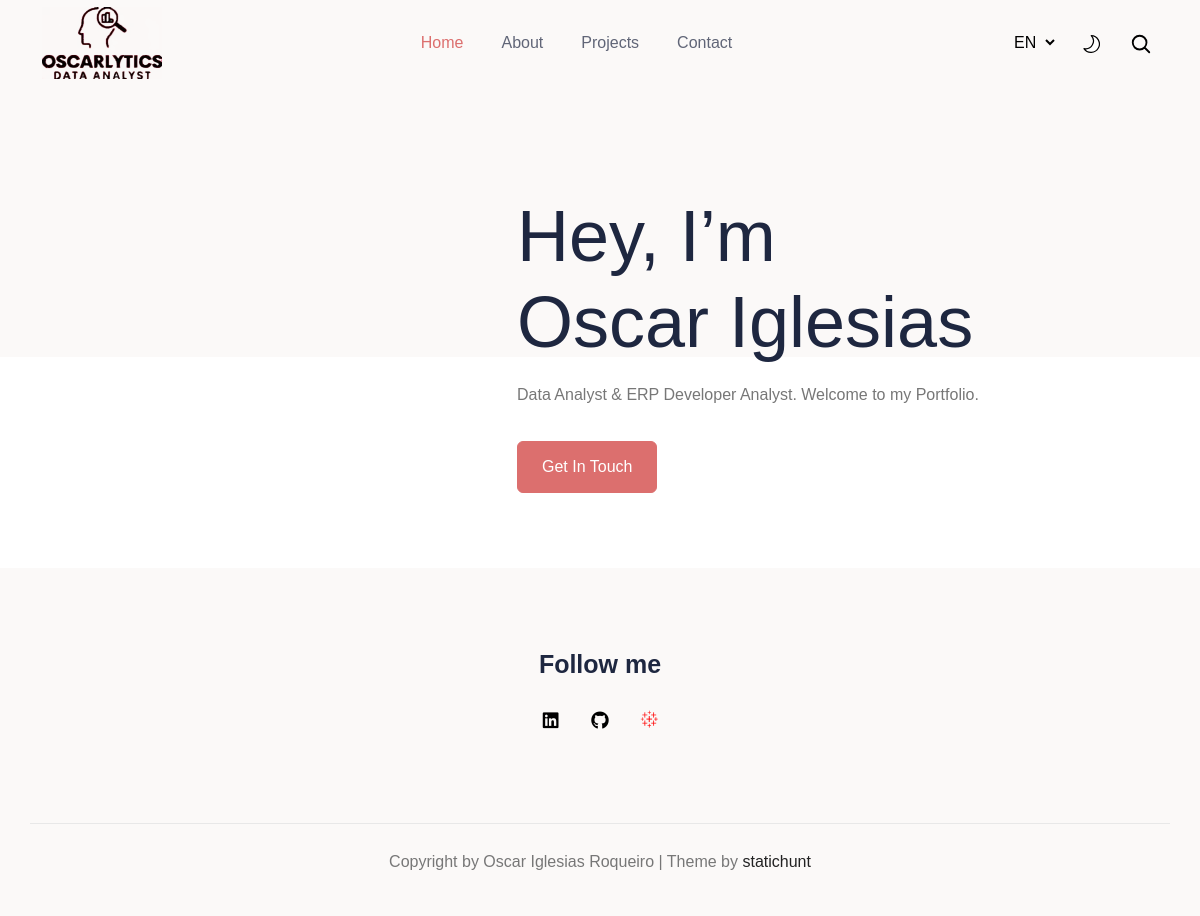
The app's page /index/ with its own data.
### portfolio/models.py (models this page shows, shortened)
class Content(db.Model):
    __tablename__ = 'portfolio_content'
    id = db.Column(db.Integer, primary_key=True)
    template = db.Column(db.String(20), index=True)
    variable = db.Column(db.String(20), index=True)
    languageid = db.Column(db.Integer, db.ForeignKey(
        'languages.id', name='fk_languageid'))
    value = db.Column(db.Text)
    def get_value(tem, lang, var) -> dict:
        if lang is None:
            return dict()
        langid = Languages.query.filter(Languages.language == lang).first().id
        cont = Content.query.filter(Content.template == str(tem or ''),
                                    Content.languageid == langid,
                                    Content.variable == var).first()
        if cont:
            d = dict()
            d['value'] = cont.value
            return d
        else:
            return {}

### portfolio/routes.py (the view)
@portfolio.route('/')
@portfolio.route('/index/')
@portfolio.route('/<lang>/index/')
def index(lang=None, proj_date=None, proj_n=1, title_slug=None):
    if lang is None:
        lang = 'en'  # Set a default language if lang is not provided
    set_lang(lang)
    set_proj(proj_n)
    set_date(proj_date)
    set_slug(title_slug)
    value = Content.get_value('', lang, 'get_touch')
    get_touch = '' if not value else str(value['value'])
    value = Content.get_value('index', lang, 'hello')
    hello = '' if not value else str(value['value'])
    value = Content.get_value('index', lang, 'name')
    name = '' if not value else str(value['value'])
    value = Content.get_value('index', lang, 'subtitle')
    subtitle = '' if not value else str(value['value'])
    return render_template('index.html', lang=lang, hello=hello, name=name,
                           subtitle=subtitle, get_touch=get_touch)

### portfolio/models.py (called while the page is built)
    def __repr__(self):
        return self.language.lower()

    def get_all():
        return Languages.query.all()

### portfolio/routes.py (called while the page is built)
@portfolio.before_request
def set_lang(lang=None):
    request.lang = request.args.get('lang', lang)

@portfolio.before_request
def set_proj(proj_n=1):
    request.proj_n = request.args.get('proj_n', proj_n)

@portfolio.before_request
def set_date(proj_date=None):
    request.proj_date = request.args.get('proj_date', proj_date)

@portfolio.before_request
def set_slug(slug=None):
    request.title_slug = request.args.get('title_slug', slug)

### portfolio/templates/index.html
{% extends 'base.html' %}
{% block content %}
    <div class="row align-items-center justify-content-center text-center text-lg-start gy-5">
      <div class="col-9 col-sm-8 col-md-6 col-lg-5 col-xxl-5">
        <div class="pe-lg-4 pe-xl-5">
          <picture>
            <source  srcset="{{ url_for('static', filename='img/ProfilePicture545x.webp') }}"  media="(max-width: 575px)">
            <source  srcset="{{ url_for('static', filename='img/ProfilePicture600x.webp') }}"  media="(max-width: 767px)">
            <source  srcset="{{ url_for('static', filename='img/ProfilePicture700x.webp') }}"  media="(max-width: 991px)">
            <source  srcset="{{ url_for('static', filename='img/ProfilePicture1110x.webp') }}" >
            <img  loading="lazy" decoding="async" src="{{ url_for('static', filename='img/ProfilePicture1110x.jpg') }}" class="rounded-4" width="964" height="1000">
          </picture>
        </div>
      </div>
      <div class="col-11 col-lg-7 col-xxl-5">
        <h1 class="display-2 mb-3">{{ hello }}<br/>{{ name }}</h1>
        <p class="mb-4 pb-2">{{ subtitle }}</p>
        <a href="{{ url_for('contact', _external=True, lang=lang) }}" class="btn btn-primary">{% block get_touch %}{{get_touch}}{% endblock %}</a>
      </div>
    </div>
{% endblock %}

### portfolio/templates/base.html (shortened to what this page needs)
<!DOCTYPE html>
<html lang="en-us" itemscope itemtype="http://schema.org/WebPage">
<head>
  <link rel="stylesheet" type="text/css" href="{{ url_for('static', filename='css/style.css') }}">
  <link rel="stylesheet" type="text/css" href="{{ url_for('static', filename='css/fonts.css') }}">
</head>
<body >
  <header class="sticky-top bg-body navigation">
    <div class="container">
      <nav class="navbar navbar-expand-lg navbar-light flex-lg-nowrap py-0">
        <a class="navbar-brand" href="{{ url_for('index', _external=True, lang=lang) }}">
          <img loading="preload" decoding="async" class="img-fluid mb-0 only-light" width="120" height="85" src="{{ url_for('static', filename='img/Logo_black_240x.webp') }}" alt="Oscarlytics" onerror="this.onerror=null;this.src='{{ url_for("static", filename="img/Logo_black_120x.png") }}'">
        </a>
        <div class="collapse navbar-collapse text-center" id="navigation">
          <ul class="navbar-nav mx-auto">
            <li class="nav-item active">
              <a class="nav-link"
                href="{{ url_for('index', _external=True, lang=lang, proj_date=proj_date) }}">{{ menu_home }}</a>
            </li>
              <li class="nav-item ">
              <a class="nav-link"
                href="{{ url_for('about', _external=True, lang=lang, proj_date=proj_date) }}">{{ menu_about }}</a>
            </li>
            <li class="nav-item ">
              <a class="nav-link"
                href="{{ url_for('projects', _external=True, lang=lang) }}">{{ menu_projects }}</a>
            </li>
            <li class="nav-item ">
              <a class="nav-link"
                href="{{ url_for('contact', _external=True, lang=lang, proj_date=proj_date) }}">{{ menu_contact }}</a>
            </li>
          </ul>
          <select class="m-2 me-0 border-0 bg-transparent select-language d-none d-lg-inline-block" id="select-language" onchange="location = this.value;">
            {% for language in languages %}
              {% if request.endpoint == 'catch_all' %}
                  <option id="{{ language }}" value="{{ url_for(request.endpoint, _external=True, lang=language, proj_date=proj_date, proj_n=proj_n, title_slug=title_slug, path=request.path) }}" {% if lang == language %}selected{% endif %}>{{ language.upper() }}</option>
              {% else %}
                  <option id="{{ language }}" value="{{ url_for(request.endpoint, _external=True, lang=language, proj_date=proj_date, proj_n=proj_n, title_slug=title_slug) }}" {% if lang == language %}selected{% endif %}>{{ language.upper() }}</option>
              {% endif %}
            {% endfor %}
          </select>
          <div class="theme-switcher px-3 px-lg-4 d-none d-lg-inline-block">
          </div>
          <div class="search d-none d-lg-inline-block">
            <button aria-label="search" class="searchOpen search-btn">
              <svg xmlns="http://www.w3.org/2000/svg" fill="none" viewBox="0 0 24 24" height="22" width="22" stroke-width="2" stroke="currentColor">
                <path stroke-linecap="round" stroke-linejoin="round" d="M21 21l-5.197-5.197m0 0A7.5 7.5 0 105.196 5.196a7.5 7.5 0 0010.607 10.607z" />
              </svg>
            </button>
          </div>
        </div>
      </nav>
  </div>
  </header>
	<main>
    <section class="banner bg-white section pb-5">
      <div class="container">
        {% block content %}{% endblock%}
      </div>
    </section>
	</main>
	<footer class="text-center footer">
    <div class="container">
      <div class="row section">
        <div class="col-12">
          <h4 class="fw-semibold">{% block foot %}{{foot}}{% endblock%}</h4>
            <ul class="list-inline social-links">
              <li class="list-inline-item"><a href="https://www.linkedin.com/in/oscar-iglesias-roqueiro/" title=""><i class="fab fa-linkedin"></i></a>
              </li>
              <li class="list-inline-item"><a href="https://github.com/oiroqueiro" title=""><i class="fab fa-github"></i></a>
              </li>
              <li class="list-inline-item"><a href="https://public.tableau.com/app/profile/.scar.iglesias.roqueiro" title=""><i class="icon-logo-tableau-red"></i></a>
              </li>
            </ul>
        </div>
      </div>
      <div class="row">
        <div class="col-12 border-top py-4">
          <p>Copyright by Oscar Iglesias Roqueiro  | Theme by <a target="_blank" rel="noopener noreferrer" href="https://statichunt.com/">statichunt</a></p>
        </div>
      </div>
    </div>
  </footer>
  </body>
</html>

### records on screen
Content: value "Home"
Content: value "About"
Content: value "Projects"
Content: value "Contact"
Content: value "Hey, I’m"
Content: value "Oscar Iglesias"
Content: value "Data Analyst & ERP Developer Analyst. Welcome to my Portfolio."
Content: value "Get In Touch"
Content: value "Follow me"

### other values on screen
form field value "EN"
